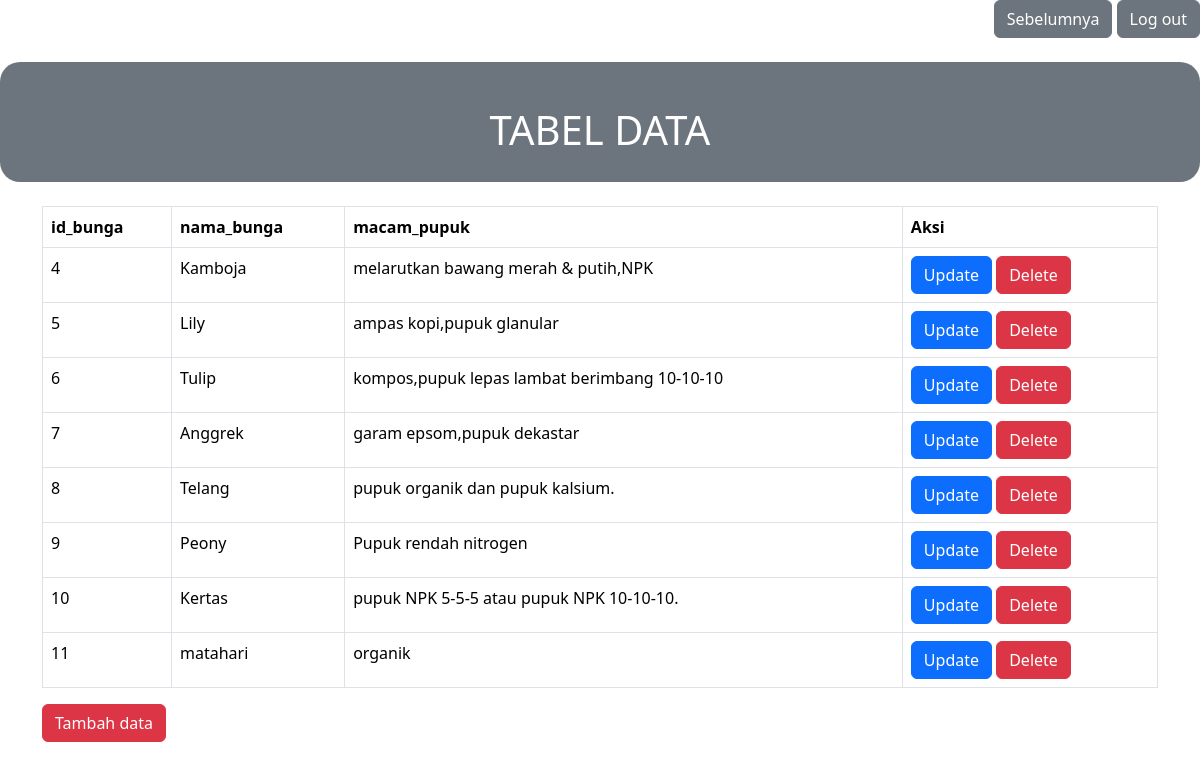
The page /tampil.php on the database its author committed.
### tables this page shows
CREATE TABLE `tb_bunga` (
  `id_bunga` int(11) NOT NULL,
  `nama_bunga` varchar(200) NOT NULL,
  `macam_pupuk` varchar(200) DEFAULT NULL
);

### connection.php (called while the page is built, shortened)
<?php
$hostname = 'localhost';
$username = 'root';
$password = '';
$db_bunga = 'db_bunga';
$connection = mysqli_connect($hostname, $username, $password, $db_bunga);
function myquery($query){
    global $connection;
    $res = mysqli_query($connection, $query);
    $returns = [];
  while ($data = mysqli_fetch_assoc($res)){
    $returns[] = $data;
  }
    return $returns;
}
?>

### tampil.php (the view, shortened to what this page needs)
<?php
require 'connection.php';
$data = myquery("select p.id_bunga, p.nama_bunga, p.macam_pupuk from tb_bunga as p");
?>
<!doctype html>
<html lang="en">
<head>
    <link href="https://cdn.jsdelivr.net/npm/bootstrap@5.3.3/dist/css/bootstrap.min.css" rel="stylesheet">
</head>
<body>
    <form action="tampil.php" method="GET">
   <div align = "right">
    <a href="galery.php" class="btn btn-secondary">Sebelumnya</a>
    <a href="logout.php" class="btn btn-secondary" onclick="return confirm('Apakah Anda yakin ingin logout?')">Log out</a>
   </div>
   <br>
    </form>
<div class="text-bg-secondary">
    <br>
    <h1>TABEL DATA</h1>
</div>
<br>
<div class="container">
<table class="table table-bordered">
            <thead>
                <tr>
                    <th>id_bunga</th>
                    <th>nama_bunga</th>
                    <th>macam_pupuk</th>
                    <th>Aksi</th>
                </tr>
            </thead>
            <tbody>
                <?php foreach ($data as $row): ?>
                <tr>
                    <td><?= $row['id_bunga'] ?></td>
                    <td><?= $row['nama_bunga'] ?></td>
                    <td><?= $row['macam_pupuk'] ?></td>
                    <td>
                        <a href="update.php?id=<?= $row['id_bunga'] ?>" class="btn btn-primary">Update</a>
                        <a href="function.php?action=delete&id=<?= $row['id_bunga'] ?>" class="btn btn-danger" onclick="return confirm('Apakah Anda yakin ingin menghapus data ini?')">Delete</a>
                    </td>
                </tr>
                <?php endforeach; ?>
            </tbody>
        </table>
        <a href="tambah_data.php?id=<?= $row['id_bunga'] ?>" class="btn btn-danger">Tambah data</a>
</div>
</body>
</html>

### tampil.php (style rules this page uses)
.text-bg-secondary { background-color: #FFC0CB; color: white; padding: 20px; border-radius: 20px; text-align: center; }

### rows shown on the page
tb_bunga: id_bunga "4", nama_bunga "Kamboja", macam_pupuk "melarutkan bawang merah & putih,NPK"
tb_bunga: id_bunga "5", nama_bunga "Lily", macam_pupuk "ampas kopi,pupuk glanular"
tb_bunga: id_bunga "6", nama_bunga "Tulip", macam_pupuk "kompos,pupuk lepas lambat berimbang 10-10-10"
tb_bunga: id_bunga "7", nama_bunga "Anggrek", macam_pupuk "garam epsom,pupuk dekastar"
tb_bunga: id_bunga "8", nama_bunga "Telang", macam_pupuk "pupuk organik dan pupuk kalsium."
tb_bunga: id_bunga "9", nama_bunga "Peony", macam_pupuk "Pupuk rendah nitrogen"
tb_bunga: id_bunga "10", nama_bunga "Kertas", macam_pupuk "pupuk NPK 5-5-5 atau pupuk NPK 10-10-10."
tb_bunga: id_bunga "11", nama_bunga "matahari", macam_pupuk "organik"
